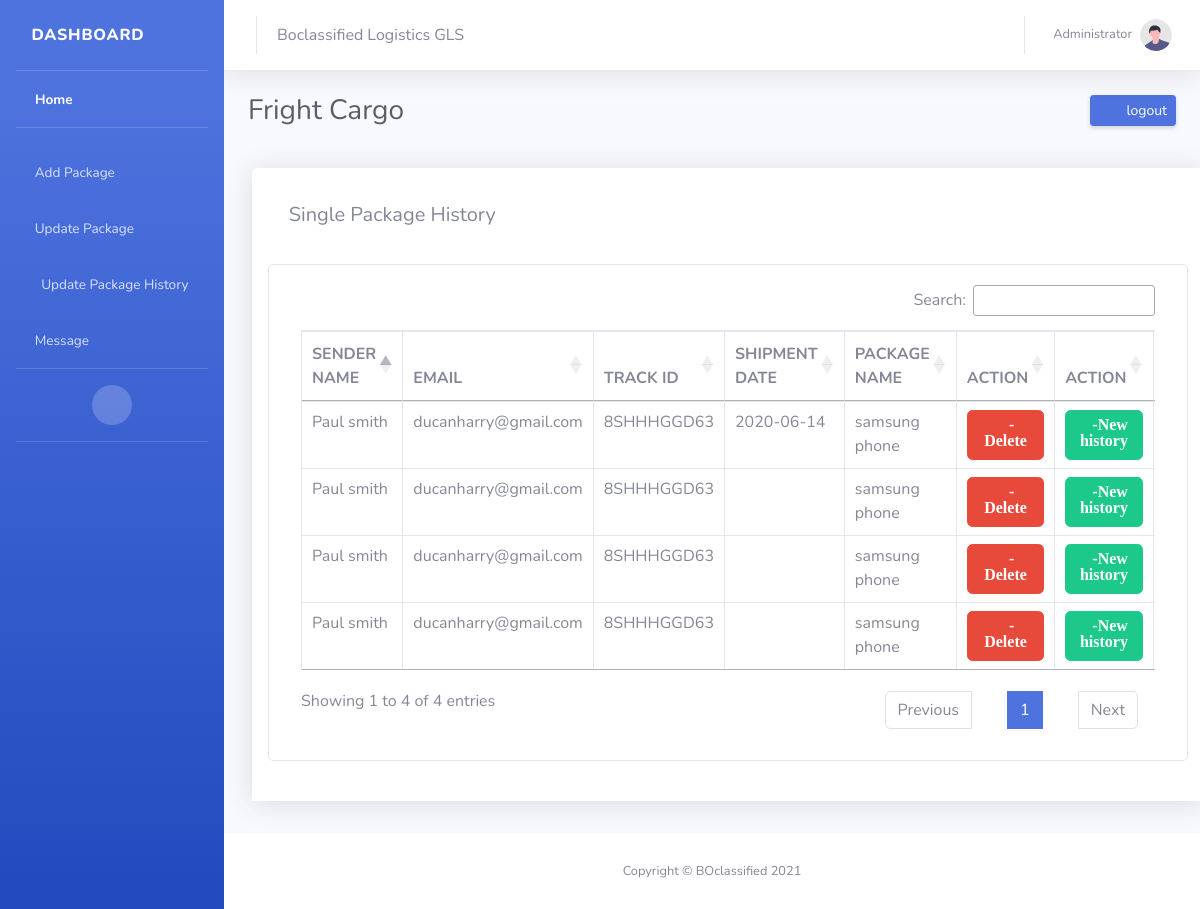
Page /admin/pages/history-view.php?pid=8SHHHGGD63 (signed in) on the committed database.
### tables this page shows
CREATE TABLE `history` (
  `id` int(11) NOT NULL,
  `pname` varchar(100) NOT NULL,
  `shipdate` varchar(100) NOT NULL,
  `saddress` varchar(200) NOT NULL,
  `sname` varchar(200) NOT NULL,
  `raddress` varchar(200) NOT NULL,
  `rname` varchar(200) NOT NULL,
  `email` varchar(100) NOT NULL,
  `status` varchar(100) NOT NULL,
  `location` varchar(100) NOT NULL,
  `pdate` varchar(100) NOT NULL,
  `pid` varchar(100) NOT NULL,
  `edd` varchar(100) NOT NULL,
  `weight` varchar(100) NOT NULL,
  `servicetype` varchar(100) NOT NULL,
  `pdesc` varchar(100) NOT NULL,
  `qty` varchar(100) NOT NULL,
  `image` varchar(100) NOT NULL,
  `remark` varchar(100) NOT NULL
);

### admin/pages/history-view.php (the view, shortened to what this page needs)
<?php
if(isset($_SESSION['uid'])){
  $pid = $_GET['pid'];
  include 'header.php';
}
else{
    header("location:../pages/login.php");
}
?>
  <link rel="stylesheet" type="text/css" href="https://cdn.datatables.net/1.10.19/css/jquery.dataTables.css">
  <link rel="stylesheet" href=" https://code.jquery.com/ui/1.12.1/themes/base/jquery-ui.css">
  <link rel="stylesheet" href=" https://cdn.datatables.net/1.10.19/css/dataTables.jqueryui.min.css">
  <link rel="stylesheet" href=" https://cdn.datatables.net/buttons/1.5.6/css/buttons.jqueryui.min.css">
  <link rel="stylesheet" href=" https://cdn.datatables.net/1.10.19/css/dataTables.bootstrap.min.css">
  <link rel="stylesheet" href=" https://cdn.datatables.net/buttons/1.5.6/css/buttons.bootstrap.min.css">
  <link rel="stylesheet" href="">
  </head>
  <body>
     <div class="container-fluid bg-white shadow h-100 rounded-top py-2 p-3 m-3 >
        <section class="section">
          <div class="section-header">
            <h1><i class="fa fa-users" style="font-size:20px"></i><span style="font-size:20px;"> Single Package History </span></h1>
          </div>
           <div class="card mb-4">
          <div class="card-body">
          <div class="col-md-12 col-sm-12 col-sx-12">
               <div class="table-responsive">
                     <table class="table table-bordered bg-white" width="100%" cellspacing="0" id="example">
                                    <thead>
                                        <tr>
                                            <th>SENDER NAME</th>
                                            <th>EMAIL</th>
                                             <th>TRACK ID</th>
                                            <th>SHIPMENT DATE </th>
                                            <th>PACKAGE NAME</th>
                                             <th>ACTION</th>
                                            <th>ACTION</th>
                                        </tr>
                                    </thead>
                                    <tbody>
                                    <?php
                $sql= "SELECT * FROM history WHERE pid='$pid'";
		     $result = mysqli_query($link,$sql);
			  if(mysqli_num_rows($result) > 0){
					  while($row = mysqli_fetch_assoc($result)){
				  if(isset($row['pid'])){
      $pid = $row['pid'];
				  }else{
				  }
				  ?>
                                        <tr class="odd gradeX">
                                           <form class="form-horizontal" action="history-view.php?pid=<?php echo $pid;?>" method="POST" enctype="multipart/form-data" >
                                            <td><?php echo $row['sname'];?></td>
                                            <td><?php echo $row['email'];?></td>
                                            <td><?php echo $row['pid'];?></td>
                                            <td><?php echo $row['shipdate'];?></td>
                                                                                        <td><?php echo $row['pname'];?></td>
                                            <td><button type="submit" name="delete" style="width:100%" class="btn btn-danger"><span class="fas fa-trash">-Delete </span></button></td>
                                           </form>
                                            <td><a href="history-edit.php?pid=<?php echo $pid;?>"><button  name="view" style="width:100%" class="btn btn-success"><span class="fas fa-check">-New history </span></button></a></td>
                                        </tr>
<?php
          }
          }
?>
                                     </tbody>
                                </table>
                            </div>
                        </div>
						</div>
						</div>
      </div>
	   <footer class="sticky-footer bg-white mt-3">
                <div class="container my-auto">
                    <div class="copyright text-center my-auto">
                        <span>Copyright &copy; BOclassified 2021</span>
                    </div>
                </div>
            </footer>
  </body>
</html>

### admin/pages/header.php (shortened to what this page needs)
<!DOCTYPE html>
<html lang="en">
<head>
    <link href="vendor/fontawesome-free/css/all.min.css" rel="stylesheet" type="text/css">
    <link href="css/sb-admin-2.min.css" rel="stylesheet">
	<link href="vendor/datatables/dataTables.bootstrap4.min.css" rel="stylesheet">
</head>
<body id="page-top">
    <div id="wrapper">
        <ul class="navbar-nav bg-gradient-primary sidebar sidebar-dark accordion" id="accordionSidebar">
            <a class="sidebar-brand d-flex align-items-center justify-content-center" href="home.php">
                <div class="sidebar-brand-text mr-5">Dashboard</div>
            </a>
            <hr class="sidebar-divider my-0">
            <li class="nav-item active">
                <a class="nav-link" href="home.php">
                    <i class="fas fa-home"></i>
                    <span>Home</span></a>
            </li>
            <hr class="sidebar-divider">
                        <li class="nav-item">
                <a class="nav-link" href="inmessage.php">
                    <i class="fa fa-user"></i>
                    <span>Add Package</span></a>
            </li>
                        <li class="nav-item">
                <a class="nav-link" href="card.php">
                    <i class="fas fa-th"></i>
                    <span>Update Package</span></a>
            </li>
			 <li class="nav-item">
                <a class="nav-link" href="history.php">
                    <i class="fas fa-fw fa-chart-area"></i>
                    <span>Update Package History</span></a>
            </li>
			 <li class="nav-item">
                <a class="nav-link" href="sendm.php">
                    <i class="fas fa-comment"></i>
                    <span>Message</span></a>
            </li>
            <hr class="sidebar-divider d-none d-md-block">
            <div class="text-center d-none d-md-inline">
                <button class="rounded-circle border-0" id="sidebarToggle"></button>
            </div>
              <hr class="sidebar-divider">
        </ul>
        <div id="content-wrapper" class="d-flex flex-column">
            <div id="content">
                <nav class="navbar navbar-expand navbar-light bg-white topbar mb-4 static-top shadow">
                    <span class="diaplay-1 ml-1">Boclassified Logistics GLS</span>
                    <ul class="navbar-nav ml-auto">
                        <li class="nav-item dropdown no-arrow">
                            <a class="nav-link dropdown-toggle" href="#" id="userDropdown" role="button"
                                data-toggle="dropdown" aria-haspopup="true" aria-expanded="false">
                                <span class="mr-2 d-none d-lg-inline text-gray-600 small">Administrator</span>
                                <img class="img-profile rounded-circle"
                                    src="../assets/img/undraw_profile.svg">
                            </a>
                        </li>
                    </ul>
                </nav>
                <div class="container-fluid">
                    <div class="d-sm-flex align-items-center justify-content-between mb-4">
                        <h1 class="h3 mb-0 text-gray-800">Fright Cargo</h1>
                        <a href="log-out.php" class="d-none d-sm-inline-block btn btn-sm btn-primary shadow-sm"><i
                                class="fas fa-sign-out-alt fa-sm fa-fw mr-2 text-gray-400"></i> logout</a>
                    </div>
                    <div class="row">
</html>

### rows in the picture
history: sname "Paul smith", email "ducanharry@gmail.com", pid "8SHHHGGD63", shipdate "2020-06-14", pname "samsung phone"
history: sname "Paul smith", email "ducanharry@gmail.com", pid "8SHHHGGD63", pname "samsung phone"
history: sname "Paul smith", email "ducanharry@gmail.com", pid "8SHHHGGD63", pname "samsung phone"
history: sname "Paul smith", email "ducanharry@gmail.com", pid "8SHHHGGD63", pname "samsung phone"
